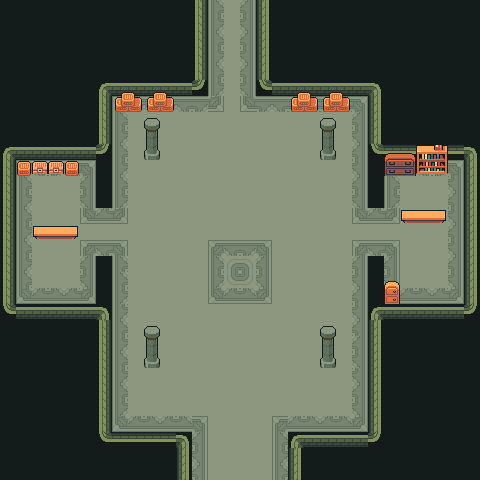

A level layout from a 2D game, rendered from its tile map. Below: a short description, then the map file with tile-grid data replaced by summaries:
An orthogonal 30x30 tile map with 16x16 px tiles, 3 tile layers (Wall, Interior, Articles), 4 tilesets and 33 objects (25x collision, 3x enemy, 2x scroll, first_spawn, transition, ...).

<map version="1.10" tiledversion="1.10.2" orientation="orthogonal" renderorder="right-down" width="30" height="30" tilewidth="16" tileheight="16" infinite="0" nextlayerid="9" nextobjectid="61">
 <tileset firstgid="1" source="TilesetInteriorFloor.tsx" />
 <tileset firstgid="375" source="Walls.tsx" />
 <tileset firstgid="485" source="articles.tsx" />
 <tileset firstgid="725" source="House.tsx" />
 <layer id="3" name="Wall" width="30" height="30">
  <data>[900 cells, 900 non-empty, 1 distinct tile ids]</data>
 </layer>
 <layer id="1" name="Interior" width="30" height="30">
  <data>[900 cells, 587 non-empty, 26 distinct tile ids]</data>
 </layer>
 <layer id="6" name="Articles" width="30" height="30">
  <data>[900 cells, 48 non-empty, 22 distinct tile ids]</data>
 </layer>
 <objectgroup id="4" name="spawn">
  <object id="3" name="first_spawn" x="238" y="453" />
 </objectgroup>
 <objectgroup id="8" name="docs">
  <object id="41" name="scroll" x="54" y="200">
   <properties>
    <property name="text">The Exceution of these Rebels will be held tommorrow at Kyoto. 
The List includes- 
 1.Akechi Nagamoto 
 2.Hanzo Takeshi 
 3. Akira Mitsude</property>
   </properties>
  </object>
  <object id="43" type="transition" x="209" y="0" width="47" height="30">
   <properties>
    <property name="spawn" value="third_spawn" />
    <property name="target_map" value="floor3.tmx" />
   </properties>
  </object>
  <object id="56" name="scroll" x="331" y="238">
   <properties>
    <property name="text">"IMPERIAL DECREE NO. 47 – AUTHORIZATION OF CHEMICAL SUPPRESSION
Issued by Order of the Supreme Command
Section I: Purpose
The use of chemical agents is hereby authorized to suppress insurgent groups, 
eliminate hostile gatherings, and instill order in resistant regions.
Section II: Authorized Agents
The Scientific Division is permitted to develop toxic gas compounds for crowd dispersal, slow-acting agents for area denial, and experimental serums for interrogation.
Section III: Deployment Protocol
Use requires approval from a General or higher authority. Civilian presence is non-restrictive if rebellion is suspected. Affected zones must be sealed for 48 hours.
Section IV: Secrecy Clause
This decree is classified at the highest level. Disclosure will result in immediate execution.
Section V: Enforcement
Failure to comply will be treated as treason against the state.
Signed,
General Raizen</property>
   </properties>
  </object>
  <object id="59" name="letter" x="435" y="260">
   <properties>
    <property name="text">"CONFIDENTIAL DIRECTIVE – OPERATION SILENT DAGGER
To: General Kuroda
From: Supreme Command
The continued existence of the rebel leader in Kyushu poses an unacceptable threat to imperial 
stability.
Objective
Eliminate the rebel leader known as 'Hikari'. Ensure no public trace links this action to the Empire.
Instructions
Deploy covert operatives disguised as night patrol units. Strike during the upcoming festival 
when defenses are lowered. Leave no survivors in the immediate vicinity.
Additional Orders
Retrieve all documents or symbols associated with the rebellion. If capture is possible, 
transport the target to the capital for interrogation.
Final Note
Failure is not an option. The throne grows impatient.
Signed,
Raizen"</property>
   </properties>
  </object>
 </objectgroup>
 <objectgroup id="5" name="collision">
  <object id="6" type="collision" x="0" y="0" width="113" height="158" />
  <object id="8" type="collision" x="95" y="158" width="18" height="49" />
  <object id="9" type="collision" x="0" y="160" width="14" height="149" />
  <object id="10" type="collision" x="1" y="304" width="110" height="175" />
  <object id="11" type="collision" x="96" y="256" width="15" height="51" />
  <object id="12" type="collision" x="113" y="2" width="93" height="92" />
  <object id="13" type="collision" x="259" y="-1" width="223" height="96" />
  <object id="14" type="collision" x="370" y="91" width="105" height="69" />
  <object id="18" type="collision" x="368" y="160" width="15" height="47" />
  <object id="19" type="collision" x="369" y="255" width="17" height="49" />
  <object id="20" type="collision" x="111" y="436" width="79" height="44" />
  <object id="22" type="collision" x="286" y="433" width="93" height="48" />
  <object id="23" type="collision" x="369" y="303" width="112" height="177" />
  <object id="24" type="collision" x="17" y="161" width="64" height="14" />
  <object id="25" type="collision" x="33" y="225" width="44" height="12" />
  <object id="26" type="collision" x="401" y="207" width="45" height="16" />
  <object id="27" type="collision" x="386" y="153" width="31" height="23" />
  <object id="28" type="collision" x="418" y="147" width="29" height="27" />
  <object id="29" type="collision" x="114" y="97" width="59" height="13" />
  <object id="32" type="collision" x="290" y="97" width="61" height="14" />
  <object id="44" type="collision" x="462" y="161" width="18" height="144" />
  <object id="47" type="collision" x="144" y="120" width="16" height="37" />
  <object id="48" type="collision" x="146" y="329" width="13" height="38" />
  <object id="49" type="collision" x="321" y="119" width="12" height="41" />
  <object id="50" type="collision" x="321" y="330" width="11" height="37" />
 </objectgroup>
 <objectgroup id="7" name="enemy">
  <object id="51" name="guard" type="enemy" x="198" y="204" />
  <object id="52" name="guard" type="enemy" x="289" y="195" />
  <object id="53" name="guard" type="enemy" x="242" y="277" />
 </objectgroup>
</map>
